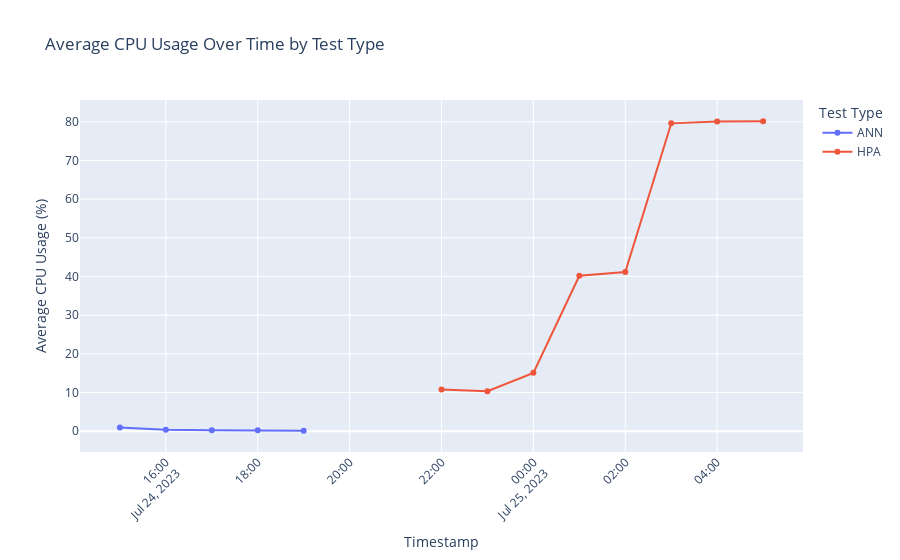

Source (notebook cell):
### Code cell
import pandas as pd
import plotly.express as px

# Convert 'Timestamp' to datetime if it's not already
combined_cpu_usage['Timestamp'] = pd.to_datetime(combined_cpu_usage['Timestamp'])

# Resample or group by hour and 'Type'
grouped_data = combined_cpu_usage.groupby([pd.Grouper(key='Timestamp', freq='H'), 'Type']).mean().reset_index()

# Plotting with Plotly
fig = px.line(grouped_data, x='Timestamp', y='CPU', color='Type', markers=True,
              labels={
                  "CPU": "Average CPU Usage (%)",
                  "Timestamp": "Time",
                  "Type": "Test Type"
              },
              title='Average CPU Usage Over Time by Test Type')
fig.update_layout(xaxis_title='Timestamp',
                  yaxis_title='Average CPU Usage (%)',
                  legend_title='Test Type')
fig.update_xaxes(tickangle=-45)

fig.show()

### Figure 1 — Plotly figure (JSON) as saved in the notebook; plotly's stock layout.template omitted (floating-point values rounded to 4 significant figures)
{"data": [{"hovertemplate": "Test Type=ANN<br>Time=%{x}<br>Average CPU Usage (%)=%{y}<extra></extra>", "legendgroup": "ANN", "line": {"color": "#636efa", "dash": "solid"}, "marker": {"symbol": "circle"}, "mode": "lines+markers", "name": "ANN", "orientation": "v", "showlegend": true, "type": "scatter", "x": ["2023-07-24T15:00:00", "2023-07-24T16:00:00", "2023-07-24T17:00:00", "2023-07-24T18:00:00", "2023-07-24T19:00:00"], "xaxis": "x", "y": [0.9541, 0.4242, 0.284, 0.2462, 0.1596], "yaxis": "y"}, {"hovertemplate": "Test Type=HPA<br>Time=%{x}<br>Average CPU Usage (%)=%{y}<extra></extra>", "legendgroup": "HPA", "line": {"color": "#EF553B", "dash": "solid"}, "marker": {"symbol": "circle"}, "mode": "lines+markers", "name": "HPA", "orientation": "v", "showlegend": true, "type": "scatter", "x": ["2023-07-24T22:00:00", "2023-07-24T23:00:00", "2023-07-25T00:00:00", "2023-07-25T01:00:00", "2023-07-25T02:00:00", "2023-07-25T03:00:00", "2023-07-25T04:00:00", "2023-07-25T05:00:00"], "xaxis": "x", "y": [10.79, 10.33, 15.1, 40.18, 41.14, 79.59, 80.08, 80.1], "yaxis": "y"}], "layout": {"autosize": true, "legend": {"title": {"text": "Test Type"}, "tracegroupgap": 0}, "title": {"text": "Average CPU Usage Over Time by Test Type"}, "xaxis": {"anchor": "y", "autorange": true, "domain": [0, 1], "range": ["2023-07-24 14:09:49.916", "2023-07-25 05:50:10.084"], "tickangle": -45, "title": {"text": "Timestamp"}, "type": "date"}, "yaxis": {"anchor": "x", "autorange": true, "domain": [0, 1], "range": [-6.99, 87.25], "title": {"text": "Average CPU Usage (%)"}, "type": "linear"}}}
